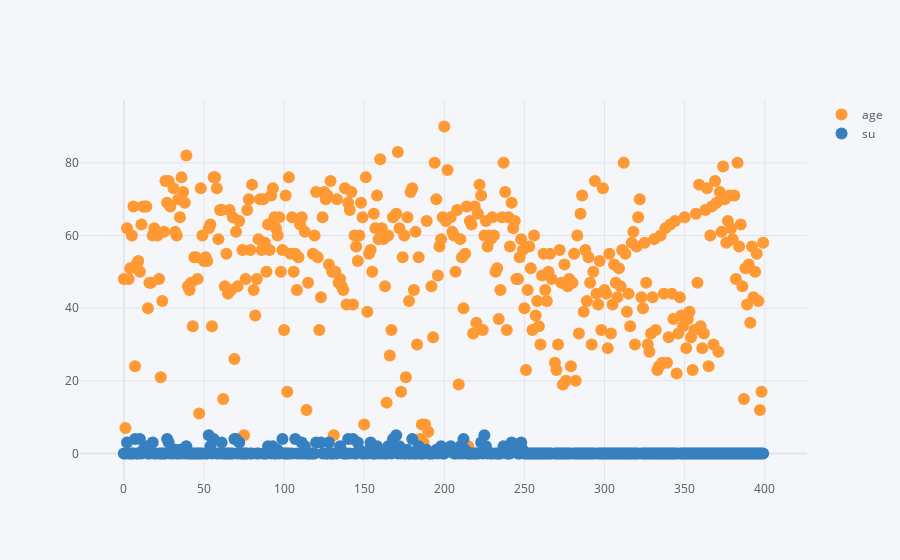

The cell this chart's notebook holds for it:
### Code cell
data1[['age','su']].iplot(kind='scatter',mode='markers')

### Figure 1 — Plotly figure (JSON) as saved in the notebook; plotly's stock layout.template omitted (floating-point values rounded to 4 significant figures; data arrays with more than 128 entries replaced by an {"elided": "..."} marker saying what was removed)
{"data": [{"name": "age", "text": "", "y": {"elided": "400 mixed values"}, "mode": "markers", "marker": {"symbol": "circle", "size": 12}, "x": {"elided": "400 int values"}, "line": {"color": "rgba(255, 153, 51, 1.0)", "dash": "solid", "shape": "linear", "width": 1.3}, "type": "scatter"}, {"name": "su", "text": "", "y": {"elided": "400 mixed values"}, "mode": "markers", "marker": {"symbol": "circle", "size": 12}, "x": {"elided": "400 int values"}, "line": {"color": "rgba(55, 128, 191, 1.0)", "dash": "solid", "shape": "linear", "width": 1.3}, "type": "scatter"}], "layout": {"title": {"font": {"color": "#4D5663"}}, "paper_bgcolor": "#F5F6F9", "plot_bgcolor": "#F5F6F9", "yaxis": {"tickfont": {"color": "#4D5663"}, "zerolinecolor": "#E1E5ED", "title": {"text": "", "font": {"color": "#4D5663"}}, "gridcolor": "#E1E5ED", "showgrid": true}, "xaxis": {"tickfont": {"color": "#4D5663"}, "zerolinecolor": "#E1E5ED", "title": {"text": "", "font": {"color": "#4D5663"}}, "gridcolor": "#E1E5ED", "showgrid": true}, "legend": {"bgcolor": "#F5F6F9", "font": {"color": "#4D5663"}}}}
